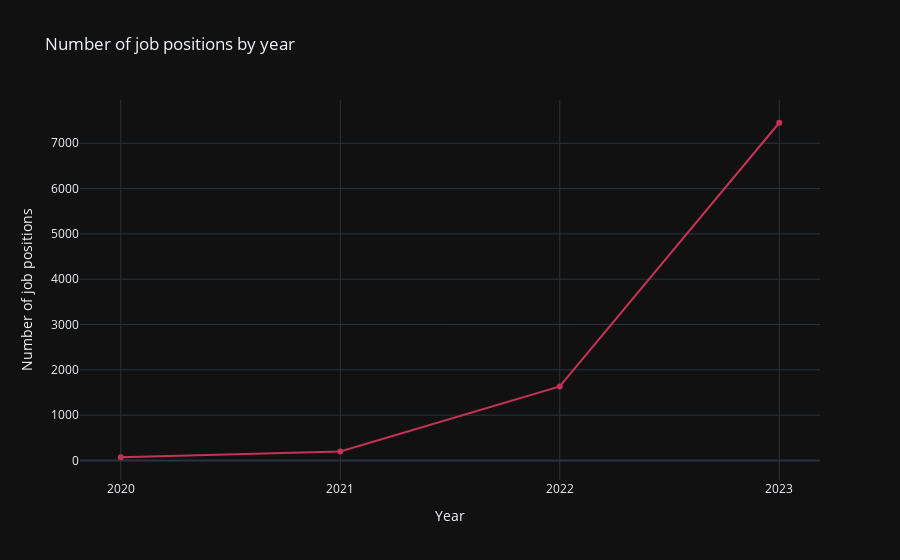

Notebook source saved alongside this figure:
### Code cell
work_year_counts = df['work_year'].value_counts().sort_index()
fig = px.line(
    x=work_year_counts.index,
    y=work_year_counts.values,
    markers=True,
    labels={'x': 'Year', 'y': 'Number of job positions'},
    title='Number of job positions by year'
)
fig.update_traces(line=dict(color='#c63256'))
fig.update_layout(template='plotly_dark')
fig.update_xaxes(tickvals=[2020, 2021, 2022, 2023])
fig.show()

### Figure 1 — Plotly figure (JSON) as saved in the notebook; plotly's stock layout.template omitted (floating-point values rounded to 4 significant figures)
{"data": [{"hovertemplate": "Year=%{x}<br>Number of job positions=%{y}<extra></extra>", "legendgroup": "", "line": {"color": "#c63256", "dash": "solid"}, "marker": {"symbol": "circle"}, "mode": "markers+lines", "name": "", "orientation": "v", "showlegend": false, "type": "scatter", "x": [2020, 2021, 2022, 2023], "xaxis": "x", "y": [71, 197, 1634, 7453], "yaxis": "y"}], "layout": {"legend": {"tracegroupgap": 0}, "title": {"text": "Number of job positions by year"}, "xaxis": {"anchor": "y", "domain": [0, 1], "tickvals": [2020, 2021, 2022, 2023], "title": {"text": "Year"}}, "yaxis": {"anchor": "x", "domain": [0, 1], "title": {"text": "Number of job positions"}}}}
